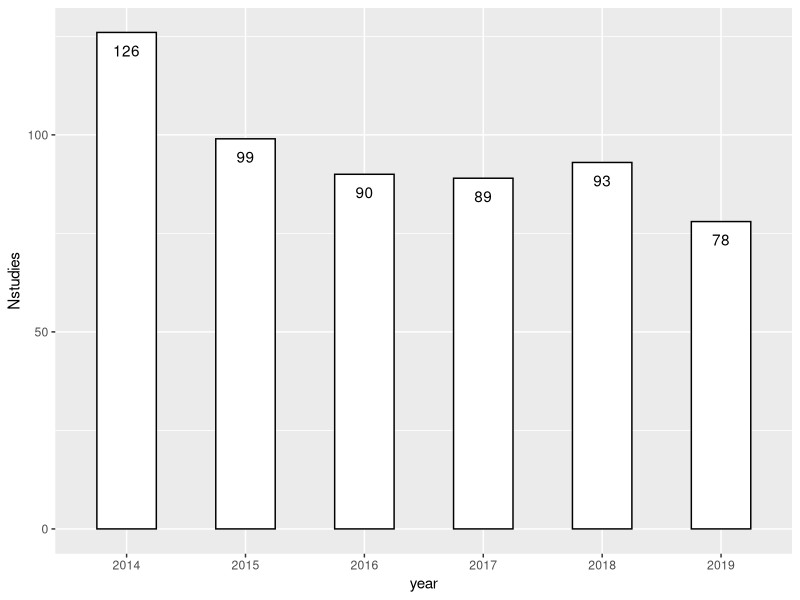

The R source for this figure:
## ---- chunk 1
library(tidyverse)
## ---- chunk 2
studies <- read_csv("../data/studies_gsheet.csv") %>% 
  mutate(species = ifelse(species == "Macaca sp.", NA, species))
## ---- chunk 3
studies %>% summarise(Nsites = n_distinct(site))
## ---- chunk 4
studies %>% summarise(Nstudies = n_distinct(studyID), Nspecies = n_distinct(species))
## ---- chunk 5
# not super exciting
studies %>% 
    mutate(year = fct_recode(year, "2019" = "in press")) %>% 
    group_by(year) %>% 
    summarise(Nstudies = n_distinct(studyID)) %>% 
ggplot(aes(year, Nstudies)) +
    geom_bar(stat = "identity", col = "black", fill = "white", width = .5) +
    geom_text(aes(label = Nstudies), vjust = 2)
## ---- chunk 6
studies %>% 
    group_by(species) %>% 
    summarise(Nstudies = n_distinct(studyID), Nsites = n_distinct(site)) %>% 
    filter(species %in% c("rhesus macaque", "chimpanzee")) %>% 
    mutate(diversity = round(Nsites/Nstudies, 2))
## ---- chunk 7
sp_stud <- studies %>% 
    group_by(species) %>% 
    summarise(Nstudies = n_distinct(studyID))
## ---- chunk 8
quantile(sp_stud$Nstudies, seq(.05, 1, .05)) %>% round()
## ---- chunk 9
sp_stud %>% 
    ungroup %>% 
    summarise(Nx = sum(Nstudies < 6), n(), percent = round(Nx/n(), 2))
## ---- chunk 10
studies %>% 
    group_by(species) %>% 
    summarise(Nstudies = n_distinct(studyID)) %>% 
    summarise(N1study = sum(Nstudies == 1), n(), percent = round(N1study/n(), 2))
## ---- chunk 11
sp_2plus <- studies %>% 
  group_by(studyID) %>% 
  summarise(Nspecies = n_distinct(species))

sp_2plus %>% 
  summarise(N2plus = sum(Nspecies > 1), n(), percent = round(N2plus/n(), 2))
## ---- chunk 12
studies %>% 
  group_by(species_comparison) %>% 
  summarise(n_distinct(studyID))
## ---- chunk 13
sp_3plus_ID <- sp_2plus %>% filter(Nspecies > 2) %>% with(studyID)

studies %>% 
  filter(studyID %in% sp_3plus_ID) %>% 
  group_by(studyID) %>% 
  summarise(Nspcomp = sum(species_comparison == "yes")) %>% 
  summarise(Nsp3pluscomp = sum(Nspcomp > 0))
## ---- chunk 14
sample_sizes <- studies %>% 
    filter(!is.na(n)) %>% 
    group_by(species, studyID) %>% 
    summarize(N = sum(n))
## ---- chunk 15
quantile(sample_sizes$N, seq(.05, 1, .05)) %>% round()
## ---- chunk 16
sample_sizes %>% 
    ungroup %>% 
    summarise(Nx = sum(N < 16), n(), percent = round(Nx/n(), 2))
## ---- chunk 17
# min, 1st quantile, median, 3rd quantile, max
fivenum(sample_sizes$N)
## ---- chunk 18
studies %>% 
    filter(!is.na(n)) %>% 
    group_by(studyID) %>% 
    summarise(N = sum(n)) %>% 
    with(fivenum(N))
## ---- chunk 19
st_stud <- studies %>% 
  filter(!is.na(site)) %>% 
  group_by(site) %>% 
  summarise(Nstudies = n_distinct(studyID)) %>% 
  arrange(desc(Nstudies))
## ---- chunk 20
(top_sites <- st_stud$site[1:5])

studies %>% 
  filter(site %in% top_sites) %>% 
  summarise(n_distinct(studyID))
## ---- chunk 21
studies %>% 
  group_by(studyID) %>%
  summarise(Nrep = sum(attempt_replication != "no", na.rm = T)) %>% 
  summarise(sum(Nrep > 1), n())
